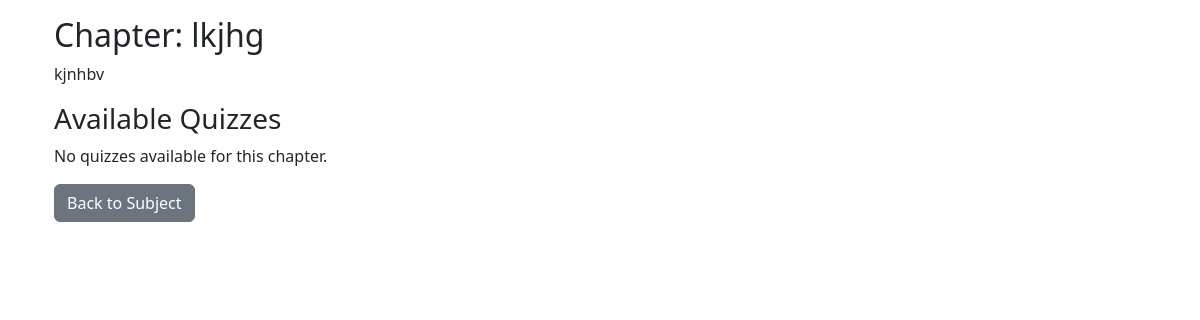
Before: /user/chapter/7 (signed in) with the older database file.
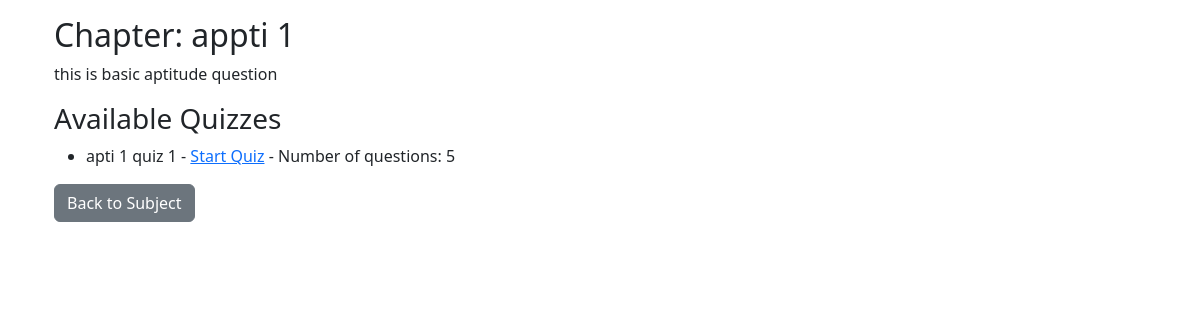
After: the same page with the newer database file.
### models/models.py (models this page shows)
class Chapter(db.Model):
    __tablename__ = "chapters"
    id = db.Column(db.Integer, primary_key=True, autoincrement=True)
    subject_id = db.Column(db.Integer, db.ForeignKey('subjects.id'), nullable=False)
    name = db.Column(db.String(50), nullable=False)
    description = db.Column(db.Text)
    remarks = db.Column(db.Text)
    subject = db.relationship('Subject', back_populates='chapters')
    quizzes = db.relationship('Quiz', back_populates='chapter',cascade="all, delete-orphan")

class Quiz(db.Model):
    __tablename__ = "quizzes"
    id = db.Column(db.Integer, primary_key=True, autoincrement=True)
    chapter_id = db.Column(db.Integer, db.ForeignKey('chapters.id'), nullable=False)
    name = db.Column(db.String(50), nullable=False)
    description = db.Column(db.Text)
    remarks = db.Column(db.Text)
    date_of_quiz = db.Column(db.Date)
    chapter = db.relationship('Chapter', back_populates='quizzes')
    questions = db.relationship('Question', back_populates='quiz',cascade="all, delete-orphan")
    scores = db.relationship('Score', back_populates='quiz',cascade="all, delete-orphan")

### controllers/controllers.py (the view)
@controllers.route('/user/chapter/<int:chapter_id>')
def user_chapter_show(chapter_id):
    if not check_role('user'):
        flash('You are not allowed here')
        return redirect(url_for('controllers.login'))
    chapter = Chapter.query.get_or_404(chapter_id)
    today = datetime.now().date()
    quizzes = Quiz.query.filter(Quiz.chapter_id == chapter.id, Quiz.date_of_quiz <= today).all()
    return render_template('user_chapter_show.html', chapter=chapter, quizzes=quizzes)

### controllers/controllers.py (called while the page is built)
def check_role(role):
    if 'user_id' in session and session['role']==role:
        return True
    return False

### templates/user_chapter_show.html
{% extends 'layout.html' %}
{% block body %}
<div class="container">
    <h2>Chapter: {{ chapter.name }}</h2>
    <p>{{ chapter.description }}</p>
    <h3>Available Quizzes</h3>
    {% if quizzes %}
        <ul>
            {% for quiz in quizzes %}
                <li>{{ quiz.name }} - <a href="{{ url_for('controllers.attempt_quiz', quiz_id=quiz.id) }}">Start Quiz</a> - Number of questions: {{quiz.questions|length}}</li>
            {% endfor %}
        </ul>
    {% else %}
        <p>No quizzes available for this chapter.</p>
    {% endif %}
    <a href="{{ url_for('controllers.user_subject_show', subject_id=chapter.subject_id) }}" class="btn btn-secondary">Back to Subject</a>
</div>
{% endblock %}

Changed rows visible on the page:
changed Chapter: name "lkjhg" → "appti 1"; description "kjnhbv" → "this is basic aptitude question"
added Quiz: name "apti 1 quiz 1", questions|length "5"
Other visible differences:
text no longer shown: "No quizzes available for this chapter."
